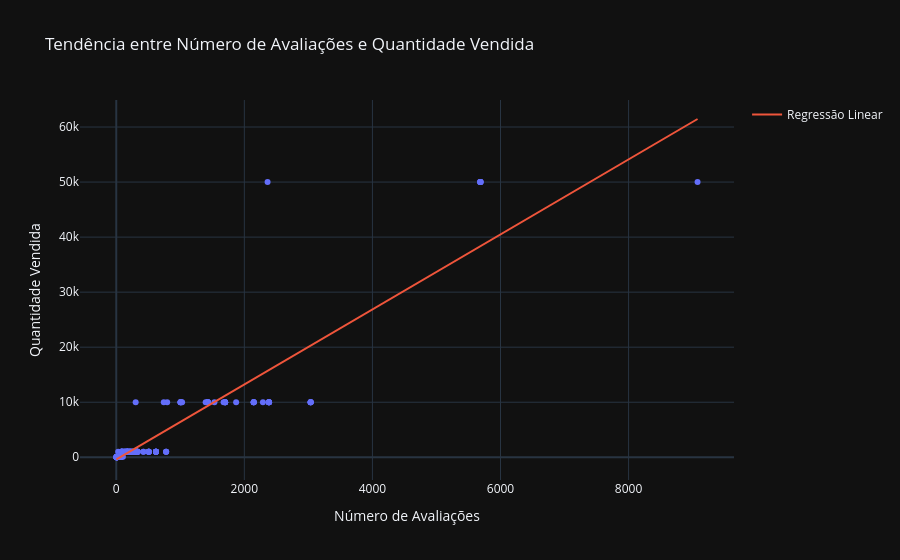

Notebook source saved alongside this figure:
### Markdown cell above
### 3.7 Regressão Linear — Avaliações e Quantidade Vendida

A regressão linear é utilizada para visualizar a tendência existente entre o número de avaliações e a quantidade vendida. O modelo é criado com Scikit-learn e a linha de regressão é adicionada ao gráfico de dispersão utilizando Plotly.

Essa análise permite observar a associação entre as duas variáveis, sem afirmar necessariamente uma relação de causa e efeito.

### Code cell
from sklearn.linear_model import LinearRegression

X = df[['N_Avaliações']]
y = df['Qtd_Vendidos_Cod']

modelo_regressao = LinearRegression()
modelo_regressao.fit(X, y)

x_linha = np.linspace(
    df['N_Avaliações'].min(),
    df['N_Avaliações'].max(),
    100
)

x_previsao = pd.DataFrame({
    'N_Avaliações': x_linha
})

y_linha = modelo_regressao.predict(x_previsao)

fig_regressao = px.scatter(
    df,
    x='N_Avaliações',
    y='Qtd_Vendidos_Cod',
    title='Tendência entre Número de Avaliações e Quantidade Vendida',
    labels={
        'N_Avaliações': 'Número de Avaliações',
        'Qtd_Vendidos_Cod': 'Quantidade Vendida'
    }
)

fig_regressao.add_trace(
    go.Scatter(
        x=x_linha,
        y=y_linha,
        mode='lines',
        name='Regressão Linear'
    )
)

fig_regressao.update_layout(
    xaxis_title='Número de Avaliações',
    yaxis_title='Quantidade Vendida'
)

### Figure 1 — Plotly figure (JSON) as saved in the notebook; plotly's stock layout.template omitted (floating-point values rounded to 4 significant figures; data arrays with more than 128 entries replaced by an {"elided": "..."} marker saying what was removed)
{"data": [{"hovertemplate": "Número de Avaliações=%{x}<br>Quantidade Vendida=%{y}<extra></extra>", "legendgroup": "", "marker": {"color": "#636efa", "symbol": "circle"}, "mode": "markers", "name": "", "orientation": "v", "showlegend": false, "x": {"elided": "295 float values"}, "xaxis": "x", "y": {"elided": "295 float values"}, "yaxis": "y", "type": "scatter"}, {"mode": "lines", "name": "Regressão Linear", "x": [3.0, 94.66, 186.3, 278.0, 369.6, 461.3, 552.9, 644.6, 736.3, 827.9, 919.6, 1011.0, 1103.0, 1195.0, 1286.0, 1378.0, 1470.0, 1561.0, 1653.0, 1744.0, 1836.0, 1928.0, 2019.0, 2111.0, 2203.0, 2294.0, 2386.0, 2478.0, 2569.0, 2661.0, 2753.0, 2844.0, 2936.0, 3028.0, 3119.0, 3211.0, 3303.0, 3394.0, 3486.0, 3578.0, 3669.0, 3761.0, 3853.0, 3944.0, 4036.0, 4128.0, 4219.0, 4311.0, 4403.0, 4494.0, 4586.0, 4677.0, 4769.0, 4861.0, 4952.0, 5044.0, 5136.0, 5227.0, 5319.0, 5411.0, 5502.0, 5594.0, 5686.0, 5777.0, 5869.0, 5961.0, 6052.0, 6144.0, 6236.0, 6327.0, 6419.0, 6511.0, 6602.0, 6694.0, 6786.0, 6877.0, 6969.0, 7061.0, 7152.0, 7244.0, 7336.0, 7427.0, 7519.0, 7610.0, 7702.0, 7794.0, 7885.0, 7977.0, 8069.0, 8160.0, 8252.0, 8344.0, 8435.0, 8527.0, 8619.0, 8710.0, 8802.0, 8894.0, 8985.0, 9077.0], "y": [-375.8, 248.8, 873.4, 1498.0, 2123.0, 2747.0, 3372.0, 3996.0, 4621.0, 5245.0, 5870.0, 6495.0, 7119.0, 7744.0, 8368.0, 8993.0, 9618.0, 10240.0, 10870.0, 11490.0, 12120.0, 12740.0, 13370.0, 13990.0, 14610.0, 15240.0, 15860.0, 16490.0, 17110.0, 17740.0, 18360.0, 18990.0, 19610.0, 20240.0, 20860.0, 21480.0, 22110.0, 22730.0, 23360.0, 23980.0, 24610.0, 25230.0, 25860.0, 26480.0, 27110.0, 27730.0, 28360.0, 28980.0, 29600.0, 30230.0, 30850.0, 31480.0, 32100.0, 32730.0, 33350.0, 33980.0, 34600.0, 35230.0, 35850.0, 36470.0, 37100.0, 37720.0, 38350.0, 38970.0, 39600.0, 40220.0, 40850.0, 41470.0, 42100.0, 42720.0, 43350.0, 43970.0, 44590.0, 45220.0, 45840.0, 46470.0, 47090.0, 47720.0, 48340.0, 48970.0, 49590.0, 50220.0, 50840.0, 51460.0, 52090.0, 52710.0, 53340.0, 53960.0, 54590.0, 55210.0, 55840.0, 56460.0, 57090.0, 57710.0, 58340.0, 58960.0, 59580.0, 60210.0, 60830.0, 61460.0], "type": "scatter"}], "layout": {"xaxis": {"anchor": "y", "domain": [0.0, 1.0], "title": {"text": "Número de Avaliações"}}, "yaxis": {"anchor": "x", "domain": [0.0, 1.0], "title": {"text": "Quantidade Vendida"}}, "legend": {"tracegroupgap": 0}, "title": {"text": "Tendência entre Número de Avaliações e Quantidade Vendida"}}}
